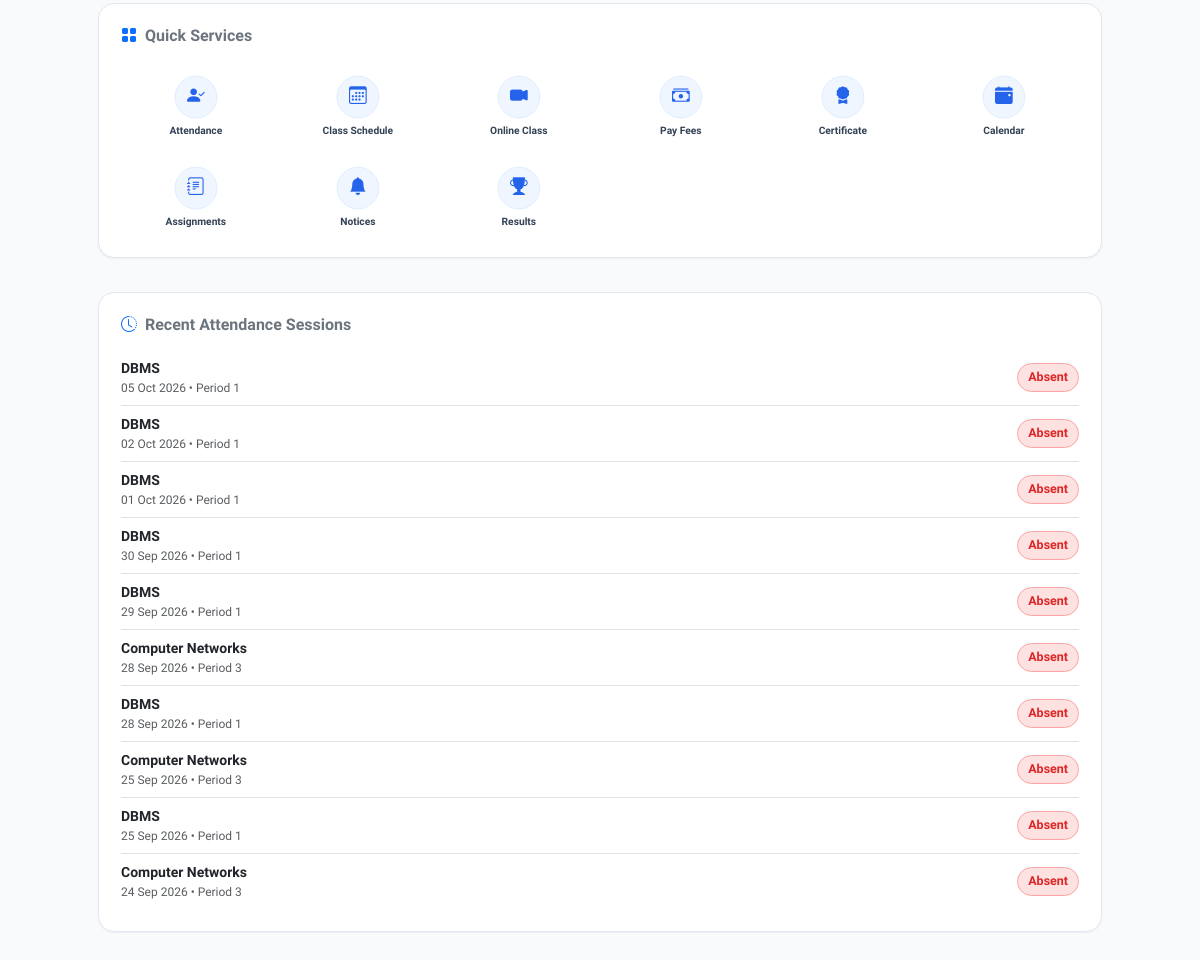
The app's page /student/dashboard (signed in, lower part), older data.
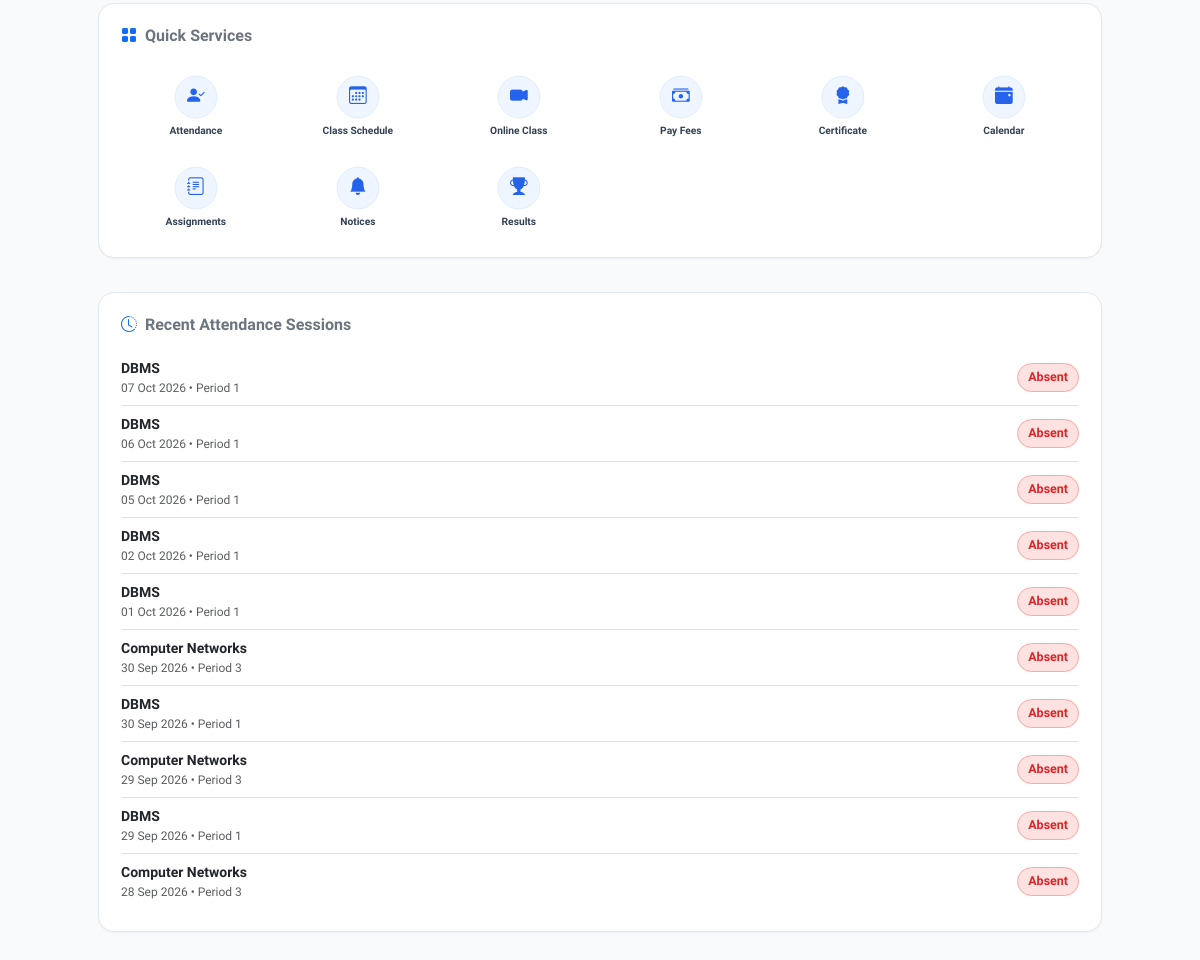
The same page, newer data.
### models.py (models this page shows, shortened)
class Attendance(db.Model):
    __tablename__ = 'attendance'
    attendance_id = db.Column(db.Integer, primary_key=True, autoincrement=True)
    student_id = db.Column(db.Integer, db.ForeignKey('students.student_id'), nullable=False)
    subject_id = db.Column(db.Integer, db.ForeignKey('subjects.subject_id'), nullable=False)
    class_id = db.Column(db.Integer, db.ForeignKey('classes.class_id'), nullable=False)
    period_id = db.Column(db.Integer, db.ForeignKey('periods.period_id'), nullable=False)
    date = db.Column(db.Date, nullable=False)
    status = db.Column(db.Enum('present', 'absent', name='attendance_status'), nullable=False)
    locked = db.Column(db.Boolean, default=False, nullable=False)
    marked_by = db.Column(db.Integer, db.ForeignKey('users.user_id'), nullable=False)
    created_at = db.Column(db.DateTime, default=datetime.utcnow, nullable=False)
    corrections = db.relationship('AttendanceCorrection', backref='attendance_record', lazy=True)
    __table_args__ = (
        db.UniqueConstraint('student_id', 'subject_id', 'period_id', 'date', name='unique_attendance_entry'),
    )

class Subject(db.Model):
    __tablename__ = 'subjects'
    subject_id = db.Column(db.Integer, primary_key=True, autoincrement=True)
    subject_name = db.Column(db.String(100), unique=True, nullable=False)
    class_subjects = db.relationship('ClassSubject', backref='subject', lazy=True)
    teacher_subjects = db.relationship('TeacherSubject', backref='subject', lazy=True)
    attendances = db.relationship('Attendance', backref='subject', lazy=True)

class Period(db.Model):
    __tablename__ = 'periods'
    period_id = db.Column(db.Integer, primary_key=True, autoincrement=True)
    period_name = db.Column(db.String(50), nullable=False)
    start_time = db.Column(db.Time, nullable=True)
    end_time = db.Column(db.Time, nullable=True)
    attendances = db.relationship('Attendance', backref='period', lazy=True)

### routes/student_routes.py (the view)
@student_bp.route('/dashboard')
@role_required('student')
def dashboard():
    user = get_current_user()
    student = Student.query.filter_by(user_id=user.user_id).first()
    if not student:
        flash('Student profile not found. Please contact administrator.', 'danger')
        return redirect(url_for('auth.logout'))
    stats = get_student_stats(student.student_id, student.class_id)
    recent_history = Attendance.query.filter_by(student_id=student.student_id)\
        .order_by(Attendance.date.desc(), Attendance.created_at.desc())\
        .limit(10).all()
    return render_template(
        'student/dashboard.html',
        user=user,
        student=student,
        recent_history=recent_history,
        **stats
    )

### auth.py (called while the page is built)
def get_current_user():
    user_id = session.get('user_id')
    if user_id:
        return db.session.get(User, user_id)
    return None

### templates/student/dashboard.html (shortened to what this page needs)
{% extends "base.html" %}
{% block content %}
<div class="row g-3 py-2">
    <div class="col-12">
        <div class="app-card">
            <h6 class="fw-bold mb-4 text-secondary"><i class="bi bi-grid-fill text-primary me-2"></i>Quick Services</h6>
            <div class="actions-grid">
                <a href="{{ url_for('student.attendance_page') }}" class="action-item">
                    <div class="action-circle-btn">
                        <i class="bi bi-person-check-fill"></i>
                    </div>
                    <span class="action-label">Attendance</span>
                </a>
                <a href="{{ url_for('student.schedule') }}" class="action-item">
                    <div class="action-circle-btn">
                        <i class="bi bi-calendar3"></i>
                    </div>
                    <span class="action-label">Class Schedule</span>
                </a>
                <a href="javascript:void(0)" onclick="alert('Google Meet / Zoom Virtual Classroom link will be active 5 mins before session starts.');" class="action-item">
                    <div class="action-circle-btn">
                        <i class="bi bi-camera-video-fill"></i>
                    </div>
                    <span class="action-label">Online Class</span>
                </a>
                <a href="{{ url_for('student.fees') }}" class="action-item">
                    <div class="action-circle-btn">
                        <i class="bi bi-cash-stack"></i>
                    </div>
                    <span class="action-label">Pay Fees</span>
                </a>
                <a href="javascript:void(0)" onclick="alert('Bonafide & Character certificates can be downloaded from ERP admin once verified.');" class="action-item">
                    <div class="action-circle-btn">
                        <i class="bi bi-award-fill"></i>
                    </div>
                    <span class="action-label">Certificate</span>
                </a>
                <a href="{{ url_for('student.schedule') }}" class="action-item">
                    <div class="action-circle-btn">
                        <i class="bi bi-calendar-event-fill"></i>
                    </div>
                    <span class="action-label">Calendar</span>
                </a>
                <a href="{{ url_for('student.assignments') }}" class="action-item">
                    <div class="action-circle-btn">
                        <i class="bi bi-journal-text"></i>
                    </div>
                    <span class="action-label">Assignments</span>
                </a>
                <a href="{{ url_for('student.notices') }}" class="action-item">
                    <div class="action-circle-btn">
                        <i class="bi bi-bell-fill"></i>
                    </div>
                    <span class="action-label">Notices</span>
                </a>
                <a href="{{ url_for('student.results') }}" class="action-item">
                    <div class="action-circle-btn">
                        <i class="bi bi-trophy-fill"></i>
                    </div>
                    <span class="action-label">Results</span>
                </a>
            </div>
        </div>
    </div>
    <div class="col-12">
        <div class="app-card">
            <div class="d-flex justify-content-between align-items-center mb-3">
                <h6 class="fw-bold mb-0 text-secondary"><i class="bi bi-clock-history text-primary me-2"></i>Recent Attendance Sessions</h6>
            </div>
            {% if recent_history %}
                <div class="list-group list-group-flush small">
                    {% for h in recent_history %}
                        <div class="list-group-item px-0 py-2 d-flex justify-content-between align-items-center">
                            <div>
                                <span class="fw-bold text-dark">{{ h.subject.subject_name }}</span>
                                <div class="text-muted" style="font-size: 0.75rem;">
                                    {{ h.date.strftime('%d %b %Y') }} &bull; {{ h.period.period_name }}
                                </div>
                            </div>
                            <div>
                                {% if h.status == 'present' %}
                                    <span class="badge-success-subtle">Present</span>
                                {% else %}
                                    <span class="alert-badge-danger">Absent</span>
                                {% endif %}
                            </div>
                        </div>
                    {% endfor %}
                </div>
            {% else %}
                <p class="text-muted small mb-0">No past attendance sessions recorded yet.</p>
            {% endif %}
        </div>
    </div>
</div>
{% endblock %}

### templates/base.html (shortened to what this page needs)
<!DOCTYPE html>
<html lang="en">
<head>
    <link href="https://cdn.jsdelivr.net/npm/bootstrap@5.3.3/dist/css/bootstrap.min.css" rel="stylesheet">
    <link href="https://cdn.jsdelivr.net/npm/bootstrap-icons@1.11.3/font/bootstrap-icons.min.css" rel="stylesheet">
    <link rel="stylesheet" href="{{ url_for('static', filename='css/style.css') }}">
</head>
<body class="{% block body_class %}{% endblock %}">
    <main class="app-container">
        {% block content %}{% endblock %}
    </main>
</body>
</html>

### static/css/style.css (style rules this page uses)
:root { --app-font: 'Plus Jakarta Sans', system-ui, -apple-system, BlinkMacSystemFont, "Segoe UI", Roboto, sans-serif; --app-bg: #f8fafc; --app-card-bg: #ffffff; --app-card-border: #e2e8f0; --app-primary: #0f172a; --app-primary-light: #1e293b; --app-accent: #2563eb; --app-accent-hover: #1d4ed8; --app-accent-soft: #eff6ff; --app-success: #16a34a; --app-success-soft: #dcfce7; --app-danger: #dc2626; --app-danger-soft: #fee2e2; --app-warning: #d97706; --app-warning-soft: #fef3c7; --app-text: #0f172a; --app-text-muted: #64748b; --app-radius: 16px; --app-shadow-sm: 0 1px 2px 0 rgba(15, 23, 42, 0.05); --app-shadow: 0 4px 6px -1px rgba(15, 23, 42, 0.06), 0 2px 4px -2px rgba(15, 23, 42, 0.04); --app-shadow-hover: 0 10px 15px -3px rgba(15, 23, 42, 0.08), 0 4px 6px -4px rgba(15, 23, 42, 0.04); }
* { box-sizing: border-box; }
body { background-color: var(--app-bg); font-family: var(--app-font); color: var(--app-text); min-height: 100vh; display: flex; flex-direction: column; margin: 0; padding-bottom: 75px; -webkit-font-smoothing: antialiased; -moz-osx-font-smoothing: grayscale; }
.app-container { max-width: 1040px; margin: 0 auto; width: 100%; padding: 0 18px; }
.app-card { background: var(--app-card-bg); border-radius: var(--app-radius); border: 1px solid var(--app-card-border); box-shadow: var(--app-shadow-sm); padding: 22px; margin-bottom: 18px; transition: box-shadow 0.2s ease, border-color 0.2s ease; }
.actions-grid { display: grid; grid-template-columns: repeat(3, 1fr); gap: 16px 12px; }
@media (min-width: 768px) { .actions-grid { grid-template-columns: repeat(6, 1fr); } }
.action-item { display: flex; flex-direction: column; align-items: center; text-decoration: none; transition: transform 0.15s ease; }
.action-circle-btn { width: 52px; height: 52px; border-radius: 50%; background: var(--app-accent-soft); color: var(--app-accent); display: flex; align-items: center; justify-content: center; font-size: 1.35rem; margin-bottom: 8px; border: 1px solid #dbeafe; transition: all 0.2s ease; }
.action-label { font-size: 0.78rem; font-weight: 600; color: #334155; text-align: center; line-height: 1.2; }
.alert-badge-danger { background-color: var(--app-danger-soft); color: var(--app-danger); font-weight: 700; border: 1px solid #fca5a5; padding: 4px 10px; border-radius: 20px; font-size: 0.78rem; display: inline-flex; align-items: center; gap: 4px; }

Row changes from the older to the newer data that the page shows:
changed Attendance: date "05 Oct 2026" → "07 Oct 2026"
changed Attendance: date "02 Oct 2026" → "06 Oct 2026"
changed Attendance: date "01 Oct 2026" → "05 Oct 2026"
changed Attendance: date "30 Sep 2026" → "02 Oct 2026"
changed Attendance: date "29 Sep 2026" → "01 Oct 2026"
changed Attendance (number 6 of 10 on the later page): date "28 Sep 2026" → "30 Sep 2026"
changed Attendance (number 7 of 10 on the later page): date "28 Sep 2026" → "30 Sep 2026"
changed Attendance (number 8 of 10 on the later page): date "25 Sep 2026" → "29 Sep 2026"
changed Attendance (number 9 of 10 on the later page): date "25 Sep 2026" → "29 Sep 2026"
changed Attendance: date "24 Sep 2026" → "28 Sep 2026"
